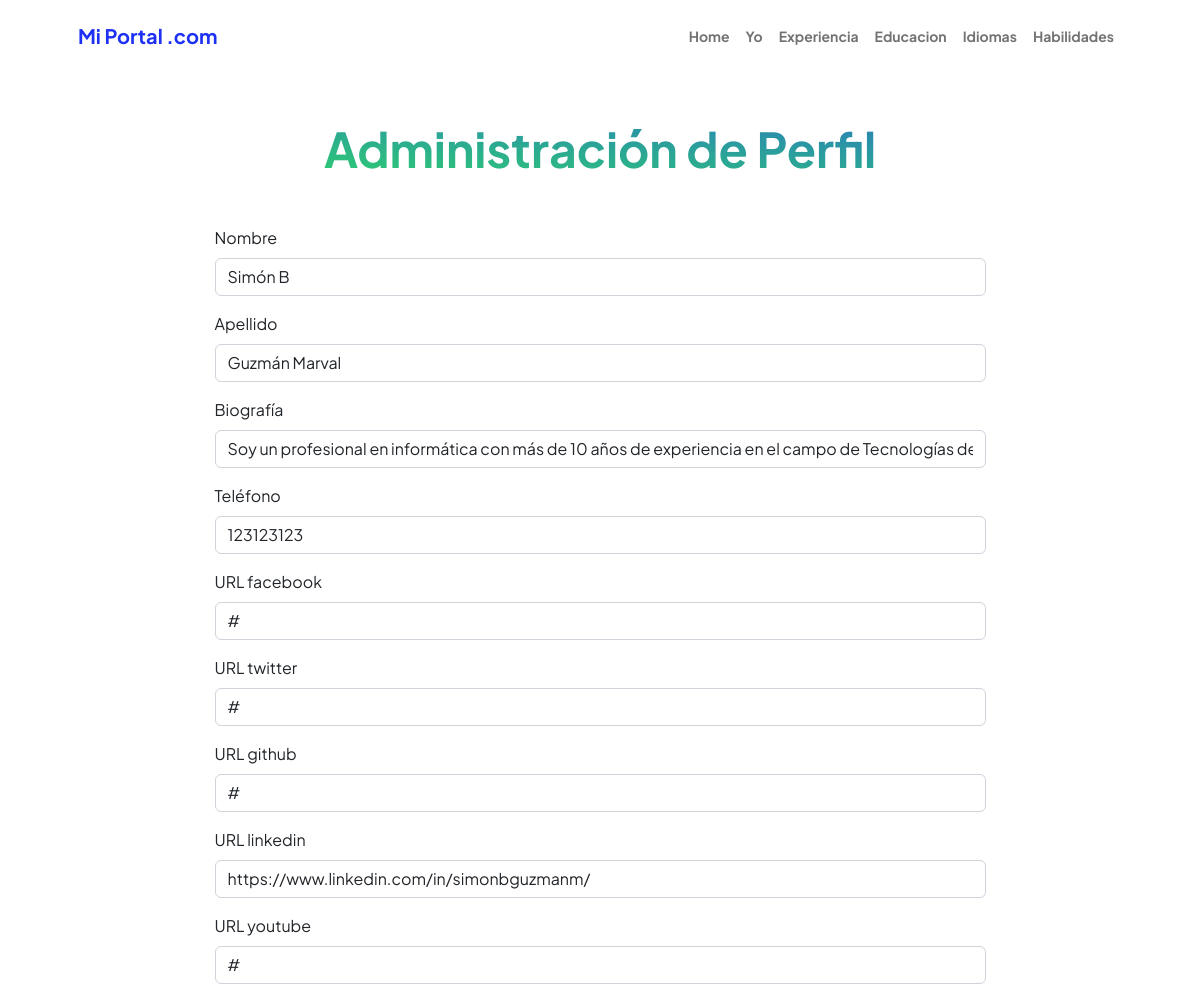
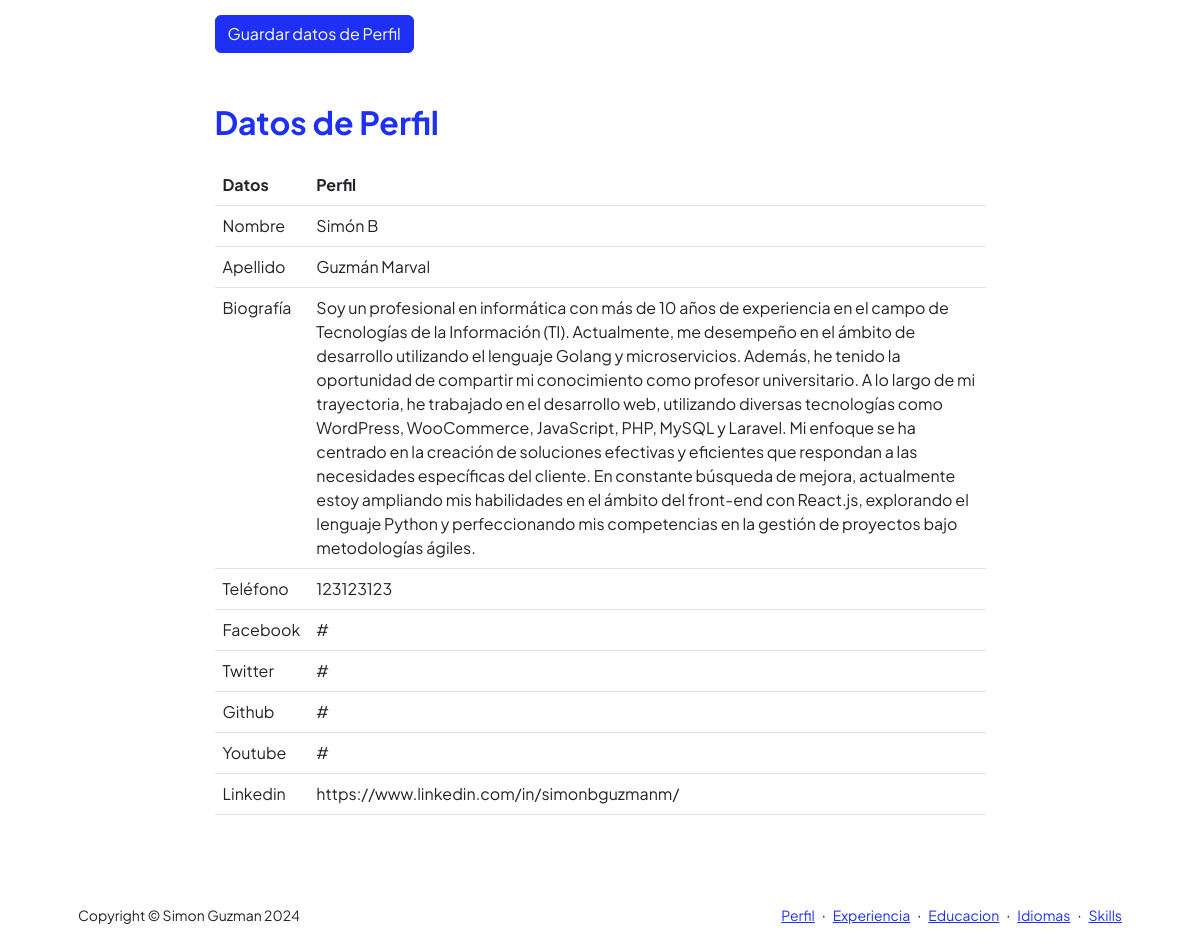
Page /AppCurriculum/perfil on the earlier database version (2 pictures, top to bottom).
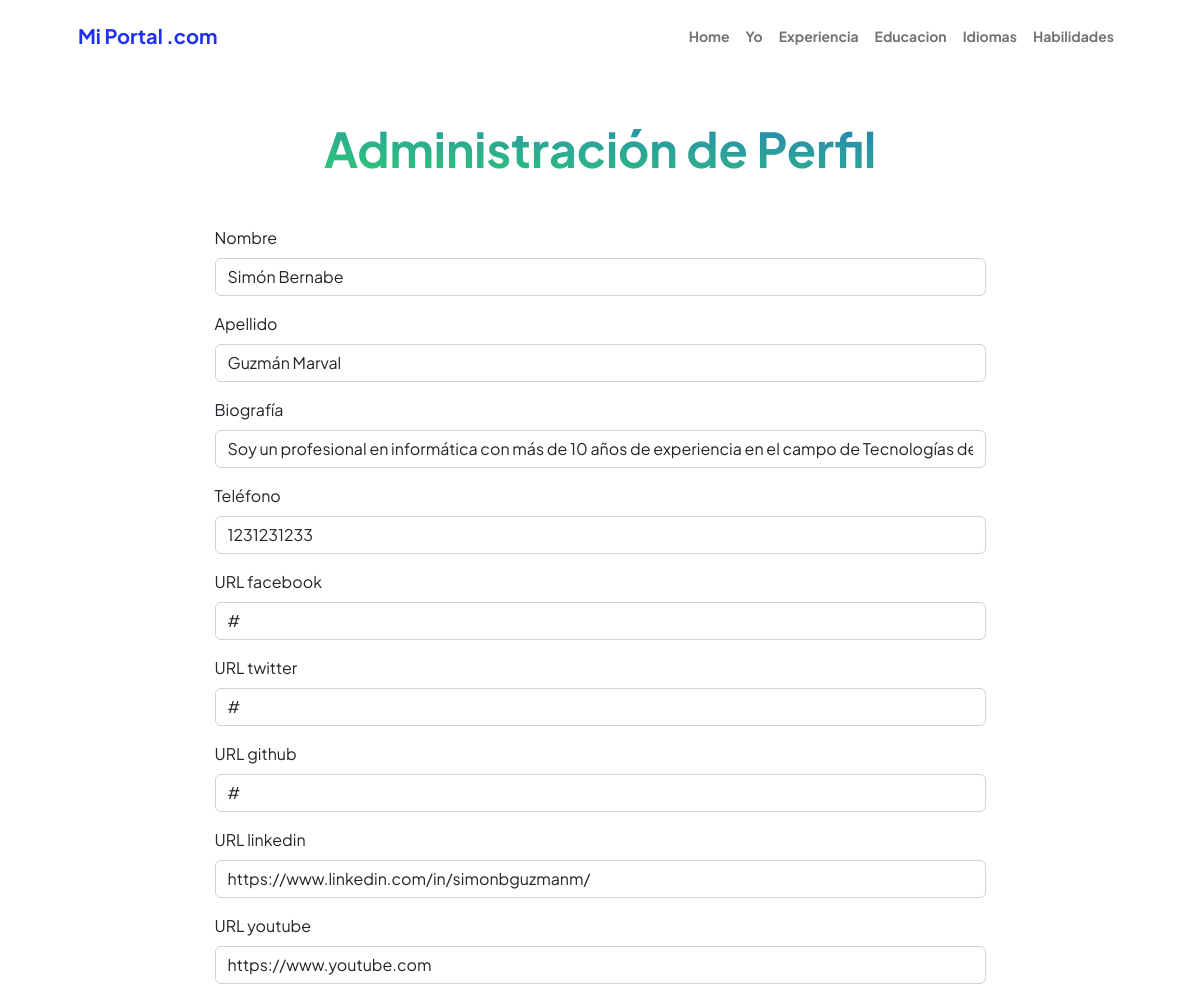
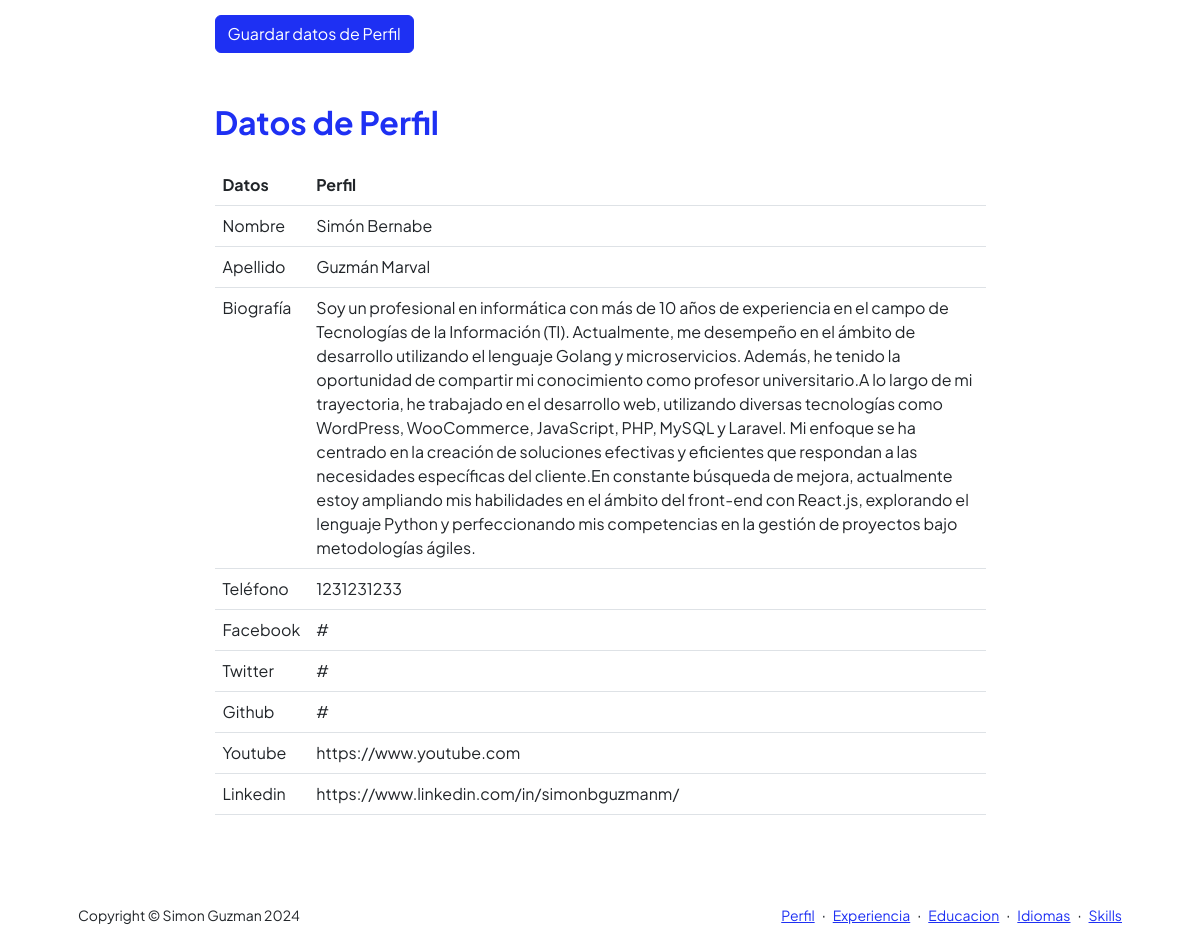
Same page on the later database version (2 pictures, top to bottom).
### AppCurriculum/models.py (models this page shows, shortened)
class DataUsuario(models.Model):
    nombre = models.CharField(max_length=100)
    apellido = models.CharField(max_length=100)
    bio = models.CharField(max_length=1000)
    telefono = models.CharField(max_length=20)
    url_twitter = models.CharField(max_length=30)
    url_facebook = models.CharField(max_length=30)
    url_github= models.CharField(max_length=30)
    url_youtube = models.CharField(max_length=30)
    url_linkedin = models.CharField(max_length=30)

### AppCurriculum/views.py (the view)
# urls.py: path('perfil',views.datos_usuario,name="Perfil"),
def datos_usuario(request):
    data=DataUsuario.objects.latest('id')
    if request.method == 'POST':
        miFormulario = DataUsuarioFormulario(request.POST)
        print("antes")
        if miFormulario.is_valid():
            informacion = miFormulario.cleaned_data
            print("aaa")
            exp = DataUsuario.objects.get(id=1)
            exp.nombre = informacion['nombre']
            exp.apellido = informacion['apellido']
            exp.bio = informacion['bio']
            exp.telefono = informacion['telefono']
            exp.url_twitter = informacion['url_twitter']
            exp.url_facebook = informacion['url_facebook']
            exp.url_github = informacion['url_github']
            exp.url_youtube = informacion['url_youtube']
            exp.url_linkedin = informacion['url_linkedin']
            exp.save()
            miFormulario = DataUsuarioFormulario(initial={
            'nombre': informacion['nombre'],
            'apellido': informacion['apellido'],
            'bio': informacion['bio'],
            'telefono': informacion['telefono'],
            'url_twitter': informacion['url_twitter'],
            'url_facebook': informacion['url_facebook'],
            'url_github': informacion['url_github'],
            'url_youtube': informacion['url_youtube'],
            'url_linkedin': informacion['url_linkedin'],})
            data=DataUsuario.objects.latest('id')
            return render(request,"AppCurriculum/perfil.html",{"info":data,"miFormulario":miFormulario,"resp":"Datos guardados Correctamente"})
    else:
       miFormulario = DataUsuarioFormulario(initial={
            'nombre': data.nombre,
            'apellido': data.apellido,
            'bio': data.bio,
            'telefono': data.telefono,
            'url_twitter': data.url_twitter,
            'url_facebook': data.url_facebook,
            'url_github': data.url_github,
            'url_youtube': data.url_youtube,
            'url_linkedin': data.url_linkedin,
        })
    return render(request,"AppCurriculum/perfil.html",{"info":data,"miFormulario":miFormulario})

### AppCurriculum/templates/AppCurriculum/perfil.html (shortened to what the changed rows need)
{% extends "AppCurriculum/template.html" %}
{% load static %}
{% block datosDinamicos %}
<div class="container px-5 my-5">
    <div class="text-center mb-5">
        <h1 class="display-5 fw-bolder mb-0"><span class="text-gradient d-inline">Administración de Perfil</span></h1>
    </div>
    <div class="row gx-5 justify-content-center">
        <div class="col-lg-11 col-xl-9 col-xxl-8">
              <section style="margin-bottom: 50px;">
              <form action="" method="POST" class="mb-3">{% csrf_token %}
                  <div class="mb-3">
                    <label for="{{ miFormulario.nombre.id_for_label }}" class="form-label">{{ miFormulario.nombre.label }}</label>
                    {{ miFormulario.nombre }}
                  </div>
                  <div class="mb-3">
                    <label for="{{ miFormulario.apellido.id_for_label }}" class="form-label">{{ miFormulario.apellido.label }}</label>
                    {{ miFormulario.apellido }}
                  </div>
                  <div class="mb-3">
                    <label for="{{ miFormulario.bio.id_for_label }}" class="form-label">{{ miFormulario.bio.label }}</label>
                    {{ miFormulario.bio }}
                  </div>
                  <div class="mb-3">
                    <label for="{{ miFormulario.telefono.id_for_label }}" class="form-label">{{ miFormulario.telefono.label }}</label>
                    {{ miFormulario.telefono }}
                </div>
                <div class="mb-3">
                    <label for="{{ miFormulario.url_facebook.id_for_label }}" class="form-label">{{ miFormulario.url_facebook.label }}</label>
                    {{ miFormulario.url_facebook }}
                </div>
                  <div class="mb-3">
                      <label for="{{ miFormulario.url_twitter.id_for_label }}" class="form-label">{{ miFormulario.url_twitter.label }}</label>
                      {{ miFormulario.url_twitter }}
                  </div>
                  <div class="mb-3">
                      <label for="{{ miFormulario.url_github.id_for_label }}" class="form-label">{{ miFormulario.url_github.label }}</label>
                      {{ miFormulario.url_github }}
                  </div>
                  <div class="mb-3">
                    <label for="{{ miFormulario.url_linkedin.id_for_label }}" class="form-label">{{ miFormulario.url_linkedin.label }}</label>
                    {{ miFormulario.url_linkedin }}
                </div>
                <div class="mb-3">
                  <label for="{{ miFormulario.url_youtube.id_for_label }}" class="form-label">{{ miFormulario.url_youtube.label }}</label>
                  {{ miFormulario.url_youtube }}
              </div>
              </form>
            </section>
            <section>
                <table class="table caption-top">
                    <div class="d-flex align-items-center justify-content-between mb-4">
                        <h2 class="text-primary fw-bolder mb-0">Datos de Perfil</h2>
                    </div>
                    <thead>
                      <tr>
                        <th scope="col">Datos</th>
                        <th scope="col">Perfil</th>
                      </tr>
                    </thead>
                    <tbody>
                      <tr>
                        <td>Nombre</td>
                        <td>{{info.nombre}}</td>
                      </tr>
                      <tr>
                        <td>Apellido</td>
                        <td>{{info.apellido}}</td>
                      </tr>
                      <tr>
                        <td>Biografía</td>
                        <td>{{info.bio}}</td>
                      </tr>
                      <tr>
                        <td>Teléfono</td>
                        <td>{{info.telefono}}</td>
                      </tr>
                      <tr>
                        <td>Facebook</td>
                        <td>{{info.url_facebook}}</td>
                      </tr>
                      <tr>
                        <td>Twitter</td>
                        <td>{{info.url_twitter}}</td>
                      </tr>
                      <tr>
                        <td>Github</td>
                        <td>{{info.url_github}}</td>
                      </tr>
                      <tr>
                        <td>Youtube</td>
                        <td>{{info.url_youtube}}</td>
                      </tr>
                      <tr>
                        <td>Linkedin</td>
                        <td>{{info.url_linkedin}}</td>
                      </tr>
                    </tbody>
                </table>
            </section>
        </div>
    </div>
</div>
{% endblock %}

Differences in the rows shown:
changed DataUsuario "Guzmán Marval": nombre "Simón B" → "Simón Bernabe"; telefono "123123123" → "1231231233"; url_youtube "#" → "https://www.youtube.com"; bio "…mi conocimiento como profesor universitario. A lo largo de mi trayectoria, he trabajado en el desarrollo web, utilizando diversas tecnologías como WordPress, WooCommerce, JavaScript, PHP, MySQL y Laravel. Mi enfoque se ha centrado en la creación de soluciones efectivas y eficientes que respondan a las necesidades específicas del cliente. En constante búsqueda de mejora,…" → "…mi conocimiento como profesor universitario.A lo largo de mi trayectoria, he trabajado en el desarrollo web, utilizando diversas tecnologías como WordPress, WooCommerce, JavaScript, PHP, MySQL y Laravel. Mi enfoque se ha centrado en la creación de soluciones efectivas y eficientes que respondan a las necesidades específicas del cliente.En constante búsqueda de mejora,…"
